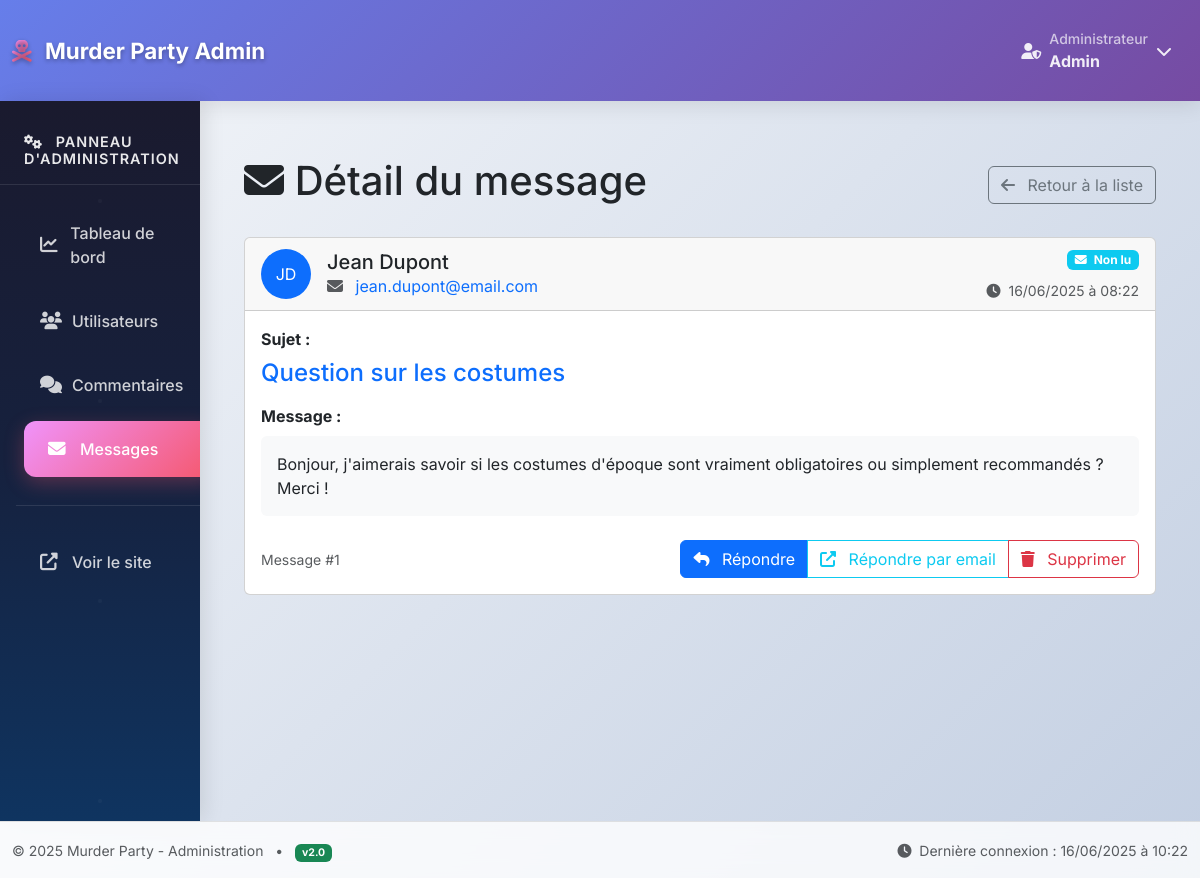
The page /gestion/messages/voir/1 (signed in) on the database its author committed.
### tables this page shows
CREATE TABLE messages (
    id INT AUTO_INCREMENT PRIMARY KEY,
    utilisateur_id INT NOT NULL,
    sujet VARCHAR(255) NOT NULL,
    contenu TEXT NOT NULL,
    lu TINYINT(1) DEFAULT 0,
    date_creation TIMESTAMP DEFAULT CURRENT_TIMESTAMP,
    reponse TEXT NULL,
    date_reponse TIMESTAMP NULL,
    FOREIGN KEY (utilisateur_id) REFERENCES utilisateurs(id) ON DELETE CASCADE,
    INDEX idx_lu (lu),
    INDEX idx_date_creation (date_creation),
    INDEX idx_utilisateur_id (utilisateur_id)
);

CREATE TABLE utilisateurs (
    id INT AUTO_INCREMENT PRIMARY KEY,
    nom VARCHAR(100) NOT NULL,
    prenom VARCHAR(100) NOT NULL,
    email VARCHAR(255) UNIQUE NOT NULL,
    mot_de_passe VARCHAR(255) NOT NULL,
    telephone VARCHAR(20) NULL,
    age INT NULL,
    date_inscription TIMESTAMP DEFAULT CURRENT_TIMESTAMP,
    is_admin TINYINT(1) DEFAULT 0,
    INDEX idx_email (email),
    INDEX idx_is_admin (is_admin)
);

### index.php (called while the page is built)
<?php
require_once('conf/routeur.php');
?>

### model/Message.php (called while the page is built, shortened)
<?php
class Message {
    public static function getById($id) {
        $db = getDB();
        $stmt = $db->prepare("
            SELECT m.*, u.nom, u.prenom, u.email
            FROM messages m
            JOIN utilisateurs u ON m.utilisateur_id = u.id
            WHERE m.id = ?
        ");
        $stmt->execute([$id]);
        return $stmt->fetch();
    }
}
?>

### view/admin/message_detail.php (the view, shortened to what this page needs)
<?php
include_once('view/admin/header.php');
?>
<div class="container mt-4">
    <div class="row">
        <div class="col-12">
            <div class="d-flex justify-content-between align-items-center mb-4">
                <h1>
                    <i class="fas fa-envelope"></i> Détail du message
                </h1>
                <a href="/gestion/messages" class="btn btn-outline-secondary">
                    <i class="fas fa-arrow-left me-2"></i>
                    Retour à la liste
                </a>
            </div>
        </div>
    </div>
    <?php if (empty($message)): ?>
    <div class="row">
        <div class="col-12">
            <div class="alert alert-danger">
                <i class="fas fa-exclamation-triangle me-2"></i>
                Message introuvable.
            </div>
        </div>
    </div>
    <?php else: ?>
        <div class="row">
            <div class="col-12">
                <div class="card">
                    <div class="card-header">
                        <div class="row align-items-center">
                            <div class="col-md-8">
                                <div class="d-flex align-items-center">
                                    <div class="avatar-lg bg-primary text-white rounded-circle d-flex align-items-center justify-content-center me-3" style="width: 50px; height: 50px;">
                                        <?= strtoupper(substr($message['prenom'], 0, 1) . substr($message['nom'], 0, 1)) ?>
                                    </div>
                                    <div>
                                        <h5 class="mb-0">
                                            <?= htmlspecialchars($message['prenom'] . ' ' . $message['nom']) ?>
                                        </h5>
                                        <div class="text-muted">
                                            <i class="fas fa-envelope me-2"></i>
                                            <a href="mailto:<?= htmlspecialchars($message['email']) ?>" class="text-decoration-none">
                                                <?= htmlspecialchars($message['email']) ?>
                                            </a>
                                        </div>
                                    </div>
                                </div>
                            </div>
                            <div class="col-md-4 text-end">
                                <div class="mb-2">
                                    <?php if (!$message['lu']): ?>
                                        <span class="badge bg-info">
                                            <i class="fas fa-envelope me-1"></i>
                                            Non lu
                                        </span>
                                    <?php endif; ?>
                                </div>
                                <small class="text-muted">
                                    <i class="fas fa-clock me-1"></i>
                                    <?= date('d/m/Y à H:i', strtotime($message['date_creation'])) ?>
                                </small>
                            </div>
                        </div>
                    </div>
                    <div class="card-body">
                        <div class="mb-3">
                            <label class="form-label fw-bold">Sujet :</label>
                            <h4 class="text-primary"><?= htmlspecialchars($message['sujet']) ?></h4>
                        </div>
                        <div class="mb-4">
                            <label class="form-label fw-bold">Message :</label>
                            <div class="bg-light p-3 rounded">
                                <?= nl2br(htmlspecialchars($message['contenu'])) ?>
                            </div>
                        </div>
                        <div class="d-flex justify-content-between align-items-center">
                            <div class="text-muted">
                                <small>Message #<?= $message['id'] ?></small>
                            </div>
                            <div class="btn-group">
                                <?php if (empty($message['reponse'])): ?>
                                    <a href="/gestion/messages/repondre/<?= $message['id'] ?>"
                                       class="btn btn-primary">
                                        <i class="fas fa-reply me-2"></i>
                                        Répondre
                                    </a>
                                <?php endif; ?>
                                <a href="mailto:<?= htmlspecialchars($message['email']) ?>?subject=Re: <?= urlencode($message['sujet']) ?>&body=<?= urlencode("Bonjour " . $message['prenom'] . ",\n\nSuite à votre message du " . date('d/m/Y', strtotime($message['date_creation'])) . ":\n\n" . $message['contenu'] . "\n\n---\n\n") ?>"
                                   class="btn btn-outline-info">
                                    <i class="fas fa-external-link-alt me-2"></i>
                                    Répondre par email
                                </a>
                                <a href="/gestion/messages/supprimer/<?= $message['id'] ?>"
                                   class="btn btn-outline-danger"
                                   data-confirm="Supprimer définitivement ce message ?">
                                    <i class="fas fa-trash me-2"></i>
                                    Supprimer
                                </a>
                            </div>
                        </div>
                    </div>
                </div>
            </div>
        </div>
    <?php endif; ?>
</div>
<?php include_once('view/admin/footer.php'); ?>

### view/admin/header.php (style rules this page uses)
:root { --primary-gradient: linear-gradient(135deg, #667eea 0%, #764ba2 100%); --secondary-gradient: linear-gradient(135deg, #f093fb 0%, #f5576c 100%); --dark-gradient: linear-gradient(135deg, #2c3e50 0%, #34495e 100%); --success-gradient: linear-gradient(135deg, #11998e 0%, #38ef7d 100%); --warning-gradient: linear-gradient(135deg, #f093fb 0%, #f5576c 100%); --sidebar-bg: linear-gradient(180deg, #1a1a2e 0%, #16213e 50%, #0f3460 100%); --card-shadow: 0 10px 30px rgba(0,0,0,0.1); --hover-shadow: 0 15px 40px rgba(0,0,0,0.15); }
* { font-family: 'Inter', sans-serif; }
body { background: linear-gradient(135deg, #f5f7fa 0%, #c3cfe2 100%); min-height: 100vh; }

### rows shown on the page
messages: utilisateur.nom "JD", utilisateur.nom "Jean Dupont", utilisateur.email "jean.dupont@email.com", date_creation "16/06/2025 à 08:22", sujet "Question sur les costumes", contenu "Bonjour, j'aimerais savoir si les costumes d'époque sont vraiment obligatoires ou simplement recommandés ? Merci !", id "1"

### other values the page prints
$_SESSION['prenom'] "Admin"
